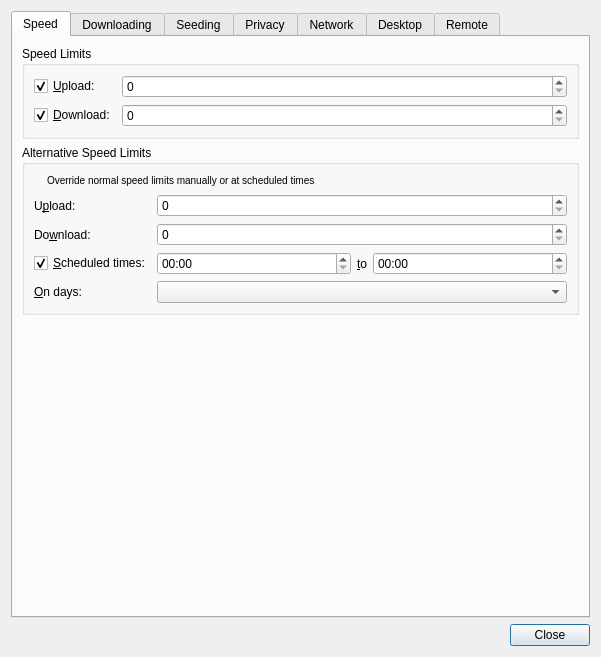
<?xml version="1.0" encoding="UTF-8"?>
<ui version="4.0">
 <class>PrefsDialog</class>
 <widget class="QDialog" name="PrefsDialog">
  <property name="geometry">
   <rect>
    <x>0</x>
    <y>0</y>
    <width>601</width>
    <height>657</height>
   </rect>
  </property>
  <property name="windowTitle">
   <string>Transmission Preferences</string>
  </property>
  <layout class="QVBoxLayout" name="dialogLayout">
   <item>
    <widget class="QTabWidget" name="tabs">
     <property name="currentIndex">
      <number>0</number>
     </property>
     <property name="elideMode">
      <enum>Qt::ElideNone</enum>
     </property>
     <property name="usesScrollButtons">
      <bool>false</bool>
     </property>
     <widget class="QWidget" name="speedTab">
      <attribute name="title">
       <string>Speed</string>
      </attribute>
      <layout class="QVBoxLayout" name="speedTabLayout">
       <item>
        <widget class="QGroupBox" name="speedLimitsSection">
         <property name="title">
          <string>Speed Limits</string>
         </property>
         <layout class="QGridLayout" name="speedLimitsSectionLayout" columnstretch="0,1">
          <item row="0" column="0">
           <widget class="QCheckBox" name="uploadSpeedLimitCheck">
            <property name="text">
             <string>&amp;Upload:</string>
            </property>
            <property name="checked">
             <bool>true</bool>
            </property>
           </widget>
          </item>
          <item row="0" column="1">
           <widget class="QSpinBox" name="uploadSpeedLimitSpin">
            <property name="maximum">
             <number>999999999</number>
            </property>
            <property name="singleStep">
             <number>5</number>
            </property>
           </widget>
          </item>
          <item row="1" column="0">
           <widget class="QCheckBox" name="downloadSpeedLimitCheck">
            <property name="text">
             <string>&amp;Download:</string>
            </property>
            <property name="checked">
             <bool>true</bool>
            </property>
           </widget>
          </item>
          <item row="1" column="1">
           <widget class="QSpinBox" name="downloadSpeedLimitSpin">
            <property name="maximum">
             <number>999999999</number>
            </property>
            <property name="singleStep">
             <number>5</number>
            </property>
           </widget>
          </item>
         </layout>
        </widget>
       </item>
       <item>
        <widget class="QGroupBox" name="altSpeedLimitsSection">
         <property name="title">
          <string>Alternative Speed Limits</string>
         </property>
         <layout class="QGridLayout" name="altSpeedLimitsSectionLayout" columnstretch="0,1">
          <item row="0" column="0" colspan="2">
           <layout class="QHBoxLayout" name="horizontalLayout" stretch="0,1">
            <item>
             <widget class="QLabel" name="altSpeedLimitsSectionIconLabel">
              <property name="pixmap">
               <pixmap resource="application.qrc">:/icons/alt-limit-off.svg</pixmap>
              </property>
             </widget>
            </item>
            <item>
             <widget class="QLabel" name="altSpeedLimitsSectionDescriptionLabel">
              <property name="text">
               <string>&lt;small&gt;Override normal speed limits manually or at scheduled times&lt;/small&gt;</string>
              </property>
             </widget>
            </item>
           </layout>
          </item>
          <item row="1" column="0">
           <widget class="QLabel" name="altUploadSpeedLimitLabel">
            <property name="text">
             <string>U&amp;pload:</string>
            </property>
            <property name="buddy">
             <cstring>altUploadSpeedLimitSpin</cstring>
            </property>
           </widget>
          </item>
          <item row="1" column="1">
           <widget class="QSpinBox" name="altUploadSpeedLimitSpin">
            <property name="maximum">
             <number>999999999</number>
            </property>
            <property name="singleStep">
             <number>5</number>
            </property>
           </widget>
          </item>
          <item row="2" column="0">
           <widget class="QLabel" name="altDownloadSpeedLimitLabel">
            <property name="text">
             <string>Do&amp;wnload:</string>
            </property>
            <property name="buddy">
             <cstring>altDownloadSpeedLimitSpin</cstring>
            </property>
           </widget>
          </item>
          <item row="2" column="1">
           <widget class="QSpinBox" name="altDownloadSpeedLimitSpin">
            <property name="maximum">
             <number>999999999</number>
            </property>
            <property name="singleStep">
             <number>5</number>
            </property>
           </widget>
          </item>
          <item row="3" column="0">
           <widget class="QCheckBox" name="altSpeedLimitScheduleCheck">
            <property name="text">
             <string>&amp;Scheduled times:</string>
            </property>
            <property name="checked">
             <bool>true</bool>
            </property>
           </widget>
          </item>
          <item row="3" column="1">
           <layout class="QHBoxLayout" name="altSpeedLimitScheduleLayout">
            <item>
             <widget class="QTimeEdit" name="altSpeedLimitStartTimeEdit">
              <property name="displayFormat">
               <string notr="true">hh:mm</string>
              </property>
             </widget>
            </item>
            <item>
             <widget class="QLabel" name="altSpeedLimitToLabel">
              <property name="sizePolicy">
               <sizepolicy hsizetype="Fixed" vsizetype="Preferred">
                <horstretch>0</horstretch>
                <verstretch>0</verstretch>
               </sizepolicy>
              </property>
              <property name="text">
               <string>&amp;to</string>
              </property>
              <property name="buddy">
               <cstring>altSpeedLimitEndTimeEdit</cstring>
              </property>
             </widget>
            </item>
            <item>
             <widget class="QTimeEdit" name="altSpeedLimitEndTimeEdit">
              <property name="displayFormat">
               <string notr="true">hh:mm</string>
              </property>
             </widget>
            </item>
           </layout>
          </item>
          <item row="4" column="0">
           <widget class="QLabel" name="altSpeedLimitDaysLabel">
            <property name="text">
             <string>&amp;On days:</string>
            </property>
            <property name="buddy">
             <cstring>altSpeedLimitDaysCombo</cstring>
            </property>
           </widget>
          </item>
          <item row="4" column="1">
           <widget class="QComboBox" name="altSpeedLimitDaysCombo"/>
          </item>
         </layout>
        </widget>
       </item>
       <item>
        <spacer name="speedTabBottomSpacer">
         <property name="orientation">
          <enum>Qt::Vertical</enum>
         </property>
         <property name="sizeHint" stdset="0">
          <size>
           <width>1</width>
           <height>1</height>
          </size>
         </property>
        </spacer>
       </item>
      </layout>
     </widget>
     <widget class="QWidget" name="downloadingTab">
      <attribute name="title">
       <string>Downloading</string>
      </attribute>
      <layout class="QVBoxLayout" name="downloadingTabLayout">
       <item>
        <widget class="QGroupBox" name="addingSection">
         <property name="title">
          <string>Adding</string>
         </property>
         <layout class="QGridLayout" name="addingSectionLayout" columnstretch="0,1">
          <item row="0" column="0">
           <widget class="QCheckBox" name="watchDirCheck">
            <property name="text">
             <string>Automatically add .torrent files &amp;from:</string>
            </property>
            <property name="checked">
             <bool>true</bool>
            </property>
           </widget>
          </item>
          <item row="0" column="1">
           <widget class="QStackedWidget" name="watchDirStack">
            <property name="sizePolicy">
             <sizepolicy hsizetype="Preferred" vsizetype="Fixed">
              <horstretch>0</horstretch>
              <verstretch>0</verstretch>
             </sizepolicy>
            </property>
            <widget class="PathButton" name="watchDirButton"/>
            <widget class="QLineEdit" name="watchDirEdit"/>
           </widget>
          </item>
          <item row="1" column="0" colspan="2">
           <widget class="QCheckBox" name="showTorrentOptionsDialogCheck">
            <property name="text">
             <string>Show the Torrent Options &amp;dialog</string>
            </property>
           </widget>
          </item>
          <item row="2" column="0" colspan="2">
           <widget class="QCheckBox" name="startAddedTorrentsCheck">
            <property name="text">
             <string>&amp;Start added torrents</string>
            </property>
           </widget>
          </item>
          <item row="3" column="0" colspan="2">
           <widget class="QCheckBox" name="detectTorrentFromClipboard">
            <property name="toolTip">
             <string>Reads user clipboard content for torrents</string>
            </property>
            <property name="text">
             <string>Detect new torrents from clipboard</string>
            </property>
           </widget>
          </item>
          <item row="4" column="0" colspan="2">
           <widget class="QCheckBox" name="trashTorrentFileCheck">
            <property name="text">
             <string>Mo&amp;ve the .torrent file to the trash</string>
            </property>
           </widget>
          </item>
          <item row="5" column="0">
           <widget class="QLabel" name="downloadDirLabel">
            <property name="text">
             <string>Save to &amp;Location:</string>
            </property>
           </widget>
          </item>
          <item row="5" column="1">
           <widget class="QStackedWidget" name="downloadDirStack">
            <property name="sizePolicy">
             <sizepolicy hsizetype="Preferred" vsizetype="Fixed">
              <horstretch>0</horstretch>
              <verstretch>0</verstretch>
             </sizepolicy>
            </property>
            <widget class="PathButton" name="downloadDirButton"/>
            <widget class="QLineEdit" name="downloadDirEdit"/>
           </widget>
          </item>
          <item row="6" column="0" colspan="2">
           <widget class="FreeSpaceLabel" name="downloadDirFreeSpaceLabel">
            <property name="text">
             <string notr="true">...</string>
            </property>
            <property name="alignment">
             <set>Qt::AlignRight|Qt::AlignTrailing|Qt::AlignVCenter</set>
            </property>
           </widget>
          </item>
         </layout>
        </widget>
       </item>
       <item>
        <widget class="QGroupBox" name="downloadQueueSection">
         <property name="title">
          <string>Download Queue</string>
         </property>
         <layout class="QGridLayout" name="downloadQueueSectionLayout" columnstretch="0,1">
          <item row="0" column="0">
           <widget class="QLabel" name="downloadQueueSizeLabel">
            <property name="text">
             <string>Ma&amp;ximum active downloads:</string>
            </property>
            <property name="buddy">
             <cstring>downloadQueueSizeSpin</cstring>
            </property>
           </widget>
          </item>
          <item row="0" column="1">
           <widget class="QSpinBox" name="downloadQueueSizeSpin">
            <property name="minimum">
             <number>1</number>
            </property>
            <property name="maximum">
             <number>999999999</number>
            </property>
           </widget>
          </item>
          <item row="1" column="0">
           <widget class="QLabel" name="queueStalledMinutesLabel">
            <property name="text">
             <string extracomment="Please keep this phrase as short as possible, it's currently the longest and influences dialog width">Download is i&amp;nactive if data sharing stopped:</string>
            </property>
            <property name="buddy">
             <cstring>queueStalledMinutesSpin</cstring>
            </property>
           </widget>
          </item>
          <item row="1" column="1">
           <widget class="QSpinBox" name="queueStalledMinutesSpin">
            <property name="suffix">
             <string notr="true"> minute(s) ago</string>
            </property>
            <property name="minimum">
             <number>1</number>
            </property>
            <property name="maximum">
             <number>9999</number>
            </property>
            <property name="singleStep">
             <number>5</number>
            </property>
           </widget>
          </item>
         </layout>
        </widget>
       </item>
       <item>
        <widget class="QGroupBox" name="incompleteSection">
         <property name="title">
          <string>Incomplete</string>
         </property>
         <layout class="QGridLayout" name="incompleteSectionLayout" columnstretch="0,1">
          <item row="0" column="0" colspan="2">
           <widget class="QCheckBox" name="renamePartialFilesCheck">
            <property name="text">
             <string>Append &quot;.&amp;part&quot; to incomplete files' names</string>
            </property>
           </widget>
          </item>
          <item row="1" column="0">
           <widget class="QCheckBox" name="incompleteDirCheck">
            <property name="text">
             <string>Keep &amp;incomplete files in:</string>
            </property>
            <property name="checked">
             <bool>true</bool>
            </property>
           </widget>
          </item>
          <item row="1" column="1">
           <widget class="QStackedWidget" name="incompleteDirStack">
            <property name="sizePolicy">
             <sizepolicy hsizetype="Preferred" vsizetype="Fixed">
              <horstretch>0</horstretch>
              <verstretch>0</verstretch>
             </sizepolicy>
            </property>
            <widget class="PathButton" name="incompleteDirButton"/>
            <widget class="QLineEdit" name="incompleteDirEdit"/>
           </widget>
          </item>
          <item row="2" column="0">
           <widget class="QCheckBox" name="doneDownloadingScriptCheck">
            <property name="text">
             <string>Call scrip&amp;t when downloading is completed:</string>
            </property>
            <property name="checked">
             <bool>true</bool>
            </property>
           </widget>
          </item>
          <item row="2" column="1">
           <widget class="QStackedWidget" name="doneDownloadingScriptStack">
            <property name="sizePolicy">
             <sizepolicy hsizetype="Preferred" vsizetype="Fixed">
              <horstretch>0</horstretch>
              <verstretch>0</verstretch>
             </sizepolicy>
            </property>
            <widget class="PathButton" name="doneDownloadingScriptButton"/>
            <widget class="QLineEdit" name="doneDownloadingScriptEdit"/>
           </widget>
          </item>
         </layout>
        </widget>
       </item>
       <item>
        <spacer name="downloadingTabBottomSpacer">
         <property name="orientation">
          <enum>Qt::Vertical</enum>
         </property>
         <property name="sizeHint" stdset="0">
          <size>
           <width>1</width>
           <height>1</height>
          </size>
         </property>
        </spacer>
       </item>
      </layout>
     </widget>
     <widget class="QWidget" name="seedingTab">
      <attribute name="title">
       <string>Seeding</string>
      </attribute>
      <layout class="QVBoxLayout" name="seedingTabLayout">
       <item>
        <widget class="QGroupBox" name="limitsSection">
         <property name="title">
          <string>Limits</string>
         </property>
         <layout class="QGridLayout" name="limitsSectionLayout" columnstretch="0,1">
          <item row="0" column="0">
           <widget class="QCheckBox" name="ratioLimitCheck">
            <property name="text">
             <string>Stop seeding at &amp;ratio:</string>
            </property>
            <property name="checked">
             <bool>true</bool>
            </property>
           </widget>
          </item>
          <item row="0" column="1">
           <widget class="QDoubleSpinBox" name="ratioLimitSpin">
            <property name="maximum">
             <double>999999999.000000000000000</double>
            </property>
            <property name="singleStep">
             <double>0.500000000000000</double>
            </property>
           </widget>
          </item>
          <item row="1" column="0">
           <widget class="QCheckBox" name="idleLimitCheck">
            <property name="text">
             <string>Stop seedi&amp;ng if idle for:</string>
            </property>
            <property name="checked">
             <bool>true</bool>
            </property>
           </widget>
          </item>
          <item row="1" column="1">
           <widget class="QSpinBox" name="idleLimitSpin">
            <property name="suffix">
             <string notr="true"> minute(s)</string>
            </property>
            <property name="minimum">
             <number>1</number>
            </property>
            <property name="maximum">
             <number>40320</number>
            </property>
            <property name="singleStep">
             <number>5</number>
            </property>
           </widget>
          </item>
          <item row="2" column="0">
           <widget class="QCheckBox" name="doneSeedingScriptCheck">
            <property name="text">
             <string>Call scrip&amp;t when seeding is completed:</string>
            </property>
            <property name="checked">
             <bool>true</bool>
            </property>
           </widget>
          </item>
          <item row="2" column="1">
           <widget class="QStackedWidget" name="doneSeedingScriptStack">
            <property name="sizePolicy">
             <sizepolicy hsizetype="Preferred" vsizetype="Fixed">
              <horstretch>0</horstretch>
              <verstretch>0</verstretch>
             </sizepolicy>
            </property>
            <widget class="PathButton" name="doneSeedingScriptButton"/>
            <widget class="QLineEdit" name="doneSeedingScriptEdit"/>
           </widget>
          </item>
         </layout>
        </widget>
       </item>
       <item>
        <spacer name="seedingTabBottomSpacer">
         <property name="orientation">
          <enum>Qt::Vertical</enum>
         </property>
         <property name="sizeHint" stdset="0">
          <size>
           <width>1</width>
           <height>1</height>
          </size>
         </property>
        </spacer>
       </item>
      </layout>
     </widget>
     <widget class="QWidget" name="privacyTab">
      <attribute name="title">
       <string>Privacy</string>
      </attribute>
      <layout class="QVBoxLayout" name="privacyTabLayout">
       <item>
        <widget class="QGroupBox" name="encryptionSection">
         <property name="title">
          <string>Encryption</string>
         </property>
         <layout class="QGridLayout" name="encryptionSectionLayout" columnstretch="0,1">
          <item row="0" column="0">
           <widget class="QLabel" name="encryptionModeLabel">
            <property name="text">
             <string>&amp;Encryption mode:</string>
            </property>
            <property name="buddy">
             <cstring>encryptionModeCombo</cstring>
            </property>
           </widget>
          </item>
          <item row="0" column="1">
           <widget class="QComboBox" name="encryptionModeCombo"/>
          </item>
         </layout>
        </widget>
       </item>
       <item>
        <widget class="QGroupBox" name="blocklistSection">
         <property name="title">
          <string>Blocklist</string>
         </property>
         <layout class="QGridLayout" name="blocklistSectionLayout" columnstretch="0,1,0">
          <item row="0" column="0">
           <widget class="QCheckBox" name="blocklistCheck">
            <property name="text">
             <string>Enable &amp;blocklist:</string>
            </property>
            <property name="checked">
             <bool>true</bool>
            </property>
           </widget>
          </item>
          <item row="0" column="1" colspan="2">
           <widget class="QLineEdit" name="blocklistEdit"/>
          </item>
          <item row="1" column="0" colspan="2">
           <widget class="QLabel" name="blocklistStatusLabel">
            <property name="text">
             <string notr="true">...</string>
            </property>
           </widget>
          </item>
          <item row="1" column="2">
           <widget class="QPushButton" name="updateBlocklistButton">
            <property name="text">
             <string>&amp;Update</string>
            </property>
            <property name="autoDefault">
             <bool>false</bool>
            </property>
           </widget>
          </item>
          <item row="2" column="0" colspan="3">
           <widget class="QCheckBox" name="autoUpdateBlocklistCheck">
            <property name="text">
             <string>Enable &amp;automatic updates</string>
            </property>
           </widget>
          </item>
         </layout>
        </widget>
       </item>
       <item>
        <spacer name="privacyTabBottomSpacer">
         <property name="orientation">
          <enum>Qt::Vertical</enum>
         </property>
         <property name="sizeHint" stdset="0">
          <size>
           <width>1</width>
           <height>1</height>
          </size>
         </property>
        </spacer>
       </item>
      </layout>
     </widget>
     <widget class="QWidget" name="networkTab">
      <attribute name="title">
       <string>Network</string>
      </attribute>
      <layout class="QVBoxLayout" name="networkTabLayout">
       <item>
        <widget class="QGroupBox" name="incomingPeersSection">
         <property name="title">
          <string>Incoming Peers</string>
         </property>
         <layout class="QGridLayout" name="incomingPeersSectionLayout" columnstretch="0,1,0">
          <item row="0" column="0">
           <widget class="QLabel" name="peerPortLabel">
            <property name="text">
             <string>&amp;Port for incoming connections:</string>
            </property>
            <property name="buddy">
             <cstring>peerPortSpin</cstring>
            </property>
           </widget>
          </item>
          <item row="0" column="1">
           <widget class="QSpinBox" name="peerPortSpin">
            <property name="minimum">
             <number>1</number>
            </property>
            <property name="maximum">
             <number>65535</number>
            </property>
           </widget>
          </item>
          <item row="0" column="2">
           <widget class="QPushButton" name="testPeerPortButton">
            <property name="text">
             <string>Te&amp;st Port</string>
            </property>
            <property name="autoDefault">
             <bool>false</bool>
            </property>
           </widget>
          </item>
          <item row="1" column="1" colspan="2">
           <widget class="QLabel" name="peerPortStatusLabel">
            <property name="text">
             <string notr="true">...</string>
            </property>
           </widget>
          </item>
          <item row="2" column="0" colspan="3">
           <widget class="QCheckBox" name="randomPeerPortCheck">
            <property name="text">
             <string>Pick a &amp;random port every time Transmission is started</string>
            </property>
           </widget>
          </item>
          <item row="3" column="0" colspan="3">
           <widget class="QCheckBox" name="enablePortForwardingCheck">
            <property name="text">
             <string>Use UPnP or NAT-PMP port &amp;forwarding from my router</string>
            </property>
           </widget>
          </item>
         </layout>
        </widget>
       </item>
       <item>
        <widget class="QGroupBox" name="peerLimitsSection">
         <property name="title">
          <string>Peer Limits</string>
         </property>
         <layout class="QGridLayout" name="peerLimitsSectionLayout" columnstretch="0,1">
          <item row="0" column="0">
           <widget class="QLabel" name="torrentPeerLimitLabel">
            <property name="text">
             <string>Maximum peers per &amp;torrent:</string>
            </property>
            <property name="buddy">
             <cstring>torrentPeerLimitSpin</cstring>
            </property>
           </widget>
          </item>
          <item row="0" column="1">
           <widget class="QSpinBox" name="torrentPeerLimitSpin">
            <property name="minimum">
             <number>1</number>
            </property>
            <property name="maximum">
             <number>1024</number>
            </property>
            <property name="singleStep">
             <number>5</number>
            </property>
           </widget>
          </item>
          <item row="1" column="0">
           <widget class="QLabel" name="globalPeerLimitLabel">
            <property name="text">
             <string>Maximum peers &amp;overall:</string>
            </property>
            <property name="buddy">
             <cstring>globalPeerLimitSpin</cstring>
            </property>
           </widget>
          </item>
          <item row="1" column="1">
           <widget class="QSpinBox" name="globalPeerLimitSpin">
            <property name="minimum">
             <number>1</number>
            </property>
            <property name="maximum">
             <number>1024</number>
            </property>
            <property name="singleStep">
             <number>5</number>
            </property>
           </widget>
          </item>
         </layout>
        </widget>
       </item>
       <item>
        <widget class="QGroupBox" name="optionsSection">
         <property name="title">
          <string>Options</string>
         </property>
         <layout class="QVBoxLayout" name="optionsSectionLayout">
          <item>
           <widget class="QCheckBox" name="enableUtpCheck">
            <property name="toolTip">
             <string>µTP is a tool for reducing network congestion.</string>
            </property>
            <property name="text">
             <string>Enable µ&amp;TP for peer connections</string>
            </property>
           </widget>
          </item>
          <item>
           <widget class="QCheckBox" name="enablePexCheck">
            <property name="toolTip">
             <string>PEX is a tool for exchanging peer lists with the peers you're connected to.</string>
            </property>
            <property name="text">
             <string>Use PE&amp;X to find more peers</string>
            </property>
           </widget>
          </item>
          <item>
           <widget class="QCheckBox" name="enableDhtCheck">
            <property name="toolTip">
             <string>DHT is a tool for finding peers without a tracker.</string>
            </property>
            <property name="text">
             <string>Use &amp;DHT to find more peers</string>
            </property>
           </widget>
          </item>
          <item>
           <widget class="QCheckBox" name="enableLpdCheck">
            <property name="toolTip">
             <string>LPD is a tool for finding peers on your local network.</string>
            </property>
            <property name="text">
             <string>Use &amp;Local Peer Discovery to find more peers</string>
            </property>
           </widget>
          </item>
          <item>
           <widget class="QCheckBox" name="privacyModeCheck">
            <property name="toolTip">
             <string>Privacy mode hides your IP address from other peers by randomizing the peer ID on every announce and disabling Peer Exchange (PEX). For research purposes only.</string>
            </property>
            <property name="text">
             <string>Enable &amp;Privacy Mode (research use only)</string>
            </property>
           </widget>
          </item>
          <item>
           <widget class="QCheckBox" name="superPrivacyModeCheck">
            <property name="toolTip">
             <string>Super-Privacy mode includes all Privacy mode protections and additionally prevents reporting download statistics to the tracker. For research purposes only.</string>
            </property>
            <property name="text">
             <string>Enable &amp;Super-Privacy Mode (research use only)</string>
            </property>
           </widget>
          </item>
         </layout>
        </widget>
       </item>
       <item>
        <widget class="QGroupBox" name="defaultTrackersSection">
         <property name="title">
          <string>Default Public Trackers</string>
         </property>
         <layout class="QVBoxLayout" name="defaultTrackersSectionLayout">
          <item>
           <widget class="QPlainTextEdit" name="defaultTrackersPlainTextEdit">
            <property name="toolTip">
             <string>Trackers to use on all public torrents.

To add a backup URL, add it on the next line after a primary URL.
To add a new primary URL, add it after a blank line.</string>
            </property>
            <property name="tabChangesFocus">
             <bool>true</bool>
            </property>
            <property name="lineWrapMode">
             <enum>QPlainTextEdit::NoWrap</enum>
            </property>
            <property name="plainText">
             <string notr="true"/>
            </property>
           </widget>
          </item>
         </layout>
        </widget>
       </item>
       <item>
        <spacer name="networkTabBottomSpacer">
         <property name="orientation">
          <enum>Qt::Vertical</enum>
         </property>
         <property name="sizeHint" stdset="0">
          <size>
           <width>1</width>
           <height>1</height>
          </size>
         </property>
        </spacer>
       </item>
      </layout>
     </widget>
     <widget class="QWidget" name="desktopTab">
      <attribute name="title">
       <string>Desktop</string>
      </attribute>
      <layout class="QVBoxLayout" name="desktopTabLayout">
       <item>
        <widget class="QGroupBox" name="desktopSection">
         <property name="title">
          <string>Desktop</string>
         </property>
         <layout class="QVBoxLayout" name="desktopSectionLayout">
          <item>
           <widget class="QCheckBox" name="showTrayIconCheck">
            <property name="text">
             <string>Show Transmission icon in the &amp;notification area</string>
            </property>
           </widget>
          </item>
          <item>
           <widget class="QCheckBox" name="startMinimizedCheck">
            <property name="text">
             <string>Start &amp;minimized in notification area</string>
            </property>
           </widget>
          </item>
         </layout>
        </widget>
       </item>
       <item>
        <widget class="QGroupBox" name="notificationSection">
         <property name="title">
          <string>Notification</string>
         </property>
         <layout class="QVBoxLayout" name="notificationSectionLayout">
          <item>
           <widget class="QCheckBox" name="notifyOnTorrentAddedCheck">
            <property name="text">
             <string>Show a notification when torrents are a&amp;dded</string>
            </property>
           </widget>
          </item>
          <item>
           <widget class="QCheckBox" name="notifyOnTorrentCompletedCheck">
            <property name="text">
             <string>Show a notification when torrents &amp;finish</string>
            </property>
           </widget>
          </item>
          <item>
           <widget class="QCheckBox" name="playSoundOnTorrentCompletedCheck">
            <property name="text">
             <string>Play a &amp;sound when torrents finish</string>
            </property>
           </widget>
          </item>
         </layout>
        </widget>
       </item>
       <item>
        <spacer name="desktopTabBottomSpacer">
         <property name="orientation">
          <enum>Qt::Vertical</enum>
         </property>
         <property name="sizeHint" stdset="0">
          <size>
           <width>1</width>
           <height>1</height>
          </size>
         </property>
        </spacer>
       </item>
      </layout>
     </widget>
     <widget class="QWidget" name="remoteTab">
      <attribute name="title">
       <string>Remote</string>
      </attribute>
      <layout class="QVBoxLayout" name="remoteTabLayout">
       <item>
        <widget class="QGroupBox" name="remoteControlSection">
         <property name="title">
          <string>Remote Control</string>
         </property>
         <layout class="QGridLayout" name="remoteControlSectionLayout" columnstretch="0,1,0">
          <item row="0" column="0" colspan="2">
           <widget class="QCheckBox" name="enableRpcCheck">
            <property name="text">
             <string>Allow &amp;remote access</string>
            </property>
            <property name="checked">
             <bool>true</bool>
            </property>
           </widget>
          </item>
          <item row="0" column="2">
           <widget class="QPushButton" name="openWebClientButton">
            <property name="text">
             <string>&amp;Open web client</string>
            </property>
            <property name="autoDefault">
             <bool>false</bool>
            </property>
           </widget>
          </item>
          <item row="1" column="0">
           <widget class="QLabel" name="rpcPortLabel">
            <property name="text">
             <string>HTTP &amp;port:</string>
            </property>
            <property name="buddy">
             <cstring>rpcPortSpin</cstring>
            </property>
           </widget>
          </item>
          <item row="1" column="1" colspan="2">
           <widget class="QSpinBox" name="rpcPortSpin">
            <property name="minimum">
             <number>1</number>
            </property>
            <property name="maximum">
             <number>65535</number>
            </property>
           </widget>
          </item>
          <item row="2" column="0" colspan="3">
           <widget class="QCheckBox" name="requireRpcAuthCheck">
            <property name="text">
             <string>Use &amp;authentication</string>
            </property>
            <property name="checked">
             <bool>true</bool>
            </property>
           </widget>
          </item>
          <item row="3" column="0">
           <widget class="QLabel" name="rpcUsernameLabel">
            <property name="text">
             <string>&amp;Username:</string>
            </property>
            <property name="buddy">
             <cstring>rpcUsernameEdit</cstring>
            </property>
           </widget>
          </item>
          <item row="3" column="1" colspan="2">
           <widget class="QLineEdit" name="rpcUsernameEdit"/>
          </item>
          <item row="4" column="0">
           <widget class="QLabel" name="rpcPasswordLabel">
            <property name="text">
             <string>Pass&amp;word:</string>
            </property>
            <property name="buddy">
             <cstring>rpcPasswordEdit</cstring>
            </property>
           </widget>
          </item>
          <item row="4" column="1" colspan="2">
           <widget class="QLineEdit" name="rpcPasswordEdit">
            <property name="echoMode">
             <enum>QLineEdit::Password</enum>
            </property>
           </widget>
          </item>
          <item row="5" column="0" colspan="3">
           <widget class="QCheckBox" name="enableRpcWhitelistCheck">
            <property name="text">
             <string>Only allow these IP a&amp;ddresses:</string>
            </property>
            <property name="checked">
             <bool>true</bool>
            </property>
           </widget>
          </item>
          <item row="6" column="0">
           <widget class="QLabel" name="rpcWhitelistLabel">
            <property name="text">
             <string>Addresses:</string>
            </property>
            <property name="buddy">
             <cstring>rpcWhitelistEdit</cstring>
            </property>
           </widget>
          </item>
          <item row="6" column="1" colspan="2">
           <widget class="QLineEdit" name="rpcWhitelistEdit"/>
          </item>
         </layout>
        </widget>
       </item>
       <item>
        <spacer name="remoteTabBottomSpacer">
         <property name="orientation">
          <enum>Qt::Vertical</enum>
         </property>
         <property name="sizeHint" stdset="0">
          <size>
           <width>1</width>
           <height>1</height>
          </size>
         </property>
        </spacer>
       </item>
      </layout>
     </widget>
    </widget>
   </item>
   <item>
    <widget class="QDialogButtonBox" name="dialogButtons">
     <property name="orientation">
      <enum>Qt::Horizontal</enum>
     </property>
     <property name="standardButtons">
      <set>QDialogButtonBox::Close</set>
     </property>
    </widget>
   </item>
  </layout>
 </widget>
 <customwidgets>
  <customwidget>
   <class>PathButton</class>
   <extends>QToolButton</extends>
   <header>PathButton.h</header>
  </customwidget>
  <customwidget>
   <class>FreeSpaceLabel</class>
   <extends>QLabel</extends>
   <header>FreeSpaceLabel.h</header>
  </customwidget>
 </customwidgets>
 <resources>
  <include location="application.qrc"/>
 </resources>
 <connections>
  <connection>
   <sender>dialogButtons</sender>
   <signal>rejected()</signal>
   <receiver>PrefsDialog</receiver>
   <slot>reject()</slot>
   <hints>
    <hint type="sourcelabel">
     <x>20</x>
     <y>20</y>
    </hint>
    <hint type="destinationlabel">
     <x>20</x>
     <y>20</y>
    </hint>
   </hints>
  </connection>
  <connection>
   <sender>uploadSpeedLimitCheck</sender>
   <signal>toggled(bool)</signal>
   <receiver>uploadSpeedLimitSpin</receiver>
   <slot>setEnabled(bool)</slot>
   <hints>
    <hint type="sourcelabel">
     <x>20</x>
     <y>20</y>
    </hint>
    <hint type="destinationlabel">
     <x>20</x>
     <y>20</y>
    </hint>
   </hints>
  </connection>
  <connection>
   <sender>downloadSpeedLimitCheck</sender>
   <signal>toggled(bool)</signal>
   <receiver>downloadSpeedLimitSpin</receiver>
   <slot>setEnabled(bool)</slot>
   <hints>
    <hint type="sourcelabel">
     <x>20</x>
     <y>20</y>
    </hint>
    <hint type="destinationlabel">
     <x>20</x>
     <y>20</y>
    </hint>
   </hints>
  </connection>
  <connection>
   <sender>ratioLimitCheck</sender>
   <signal>toggled(bool)</signal>
   <receiver>ratioLimitSpin</receiver>
   <slot>setEnabled(bool)</slot>
   <hints>
    <hint type="sourcelabel">
     <x>20</x>
     <y>20</y>
    </hint>
    <hint type="destinationlabel">
     <x>20</x>
     <y>20</y>
    </hint>
   </hints>
  </connection>
  <connection>
   <sender>idleLimitCheck</sender>
   <signal>toggled(bool)</signal>
   <receiver>idleLimitSpin</receiver>
   <slot>setEnabled(bool)</slot>
   <hints>
    <hint type="sourcelabel">
     <x>20</x>
     <y>20</y>
    </hint>
    <hint type="destinationlabel">
     <x>20</x>
     <y>20</y>
    </hint>
   </hints>
  </connection>
  <connection>
   <sender>watchDirCheck</sender>
   <signal>toggled(bool)</signal>
   <receiver>watchDirStack</receiver>
   <slot>setEnabled(bool)</slot>
   <hints>
    <hint type="sourcelabel">
     <x>20</x>
     <y>20</y>
    </hint>
    <hint type="destinationlabel">
     <x>20</x>
     <y>20</y>
    </hint>
   </hints>
  </connection>
  <connection>
   <sender>incompleteDirCheck</sender>
   <signal>toggled(bool)</signal>
   <receiver>incompleteDirStack</receiver>
   <slot>setEnabled(bool)</slot>
   <hints>
    <hint type="sourcelabel">
     <x>20</x>
     <y>20</y>
    </hint>
    <hint type="destinationlabel">
     <x>20</x>
     <y>20</y>
    </hint>
   </hints>
  </connection>
  <connection>
   <sender>doneDownloadingScriptCheck</sender>
   <signal>toggled(bool)</signal>
   <receiver>doneDownloadingScriptStack</receiver>
   <slot>setEnabled(bool)</slot>
   <hints>
    <hint type="sourcelabel">
     <x>20</x>
     <y>20</y>
    </hint>
    <hint type="destinationlabel">
     <x>20</x>
     <y>20</y>
    </hint>
   </hints>
  </connection>
  <connection>
   <sender>doneSeedingScriptCheck</sender>
   <signal>toggled(bool)</signal>
   <receiver>doneSeedingScriptStack</receiver>
   <slot>setEnabled(bool)</slot>
   <hints>
    <hint type="sourcelabel">
     <x>20</x>
     <y>20</y>
    </hint>
    <hint type="destinationlabel">
     <x>20</x>
     <y>20</y>
    </hint>
   </hints>
  </connection>
 </connections>
</ui>
